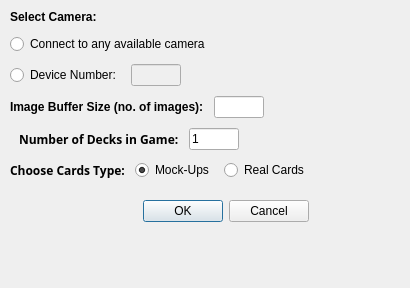
<?xml version="1.0" encoding="UTF-8"?>
<ui version="4.0">
 <class>CameraConnectDialog</class>
 <widget class="QDialog" name="CameraConnectDialog">
  <property name="geometry">
   <rect>
    <x>0</x>
    <y>0</y>
    <width>410</width>
    <height>288</height>
   </rect>
  </property>
  <property name="sizePolicy">
   <sizepolicy hsizetype="Maximum" vsizetype="Maximum">
    <horstretch>0</horstretch>
    <verstretch>0</verstretch>
   </sizepolicy>
  </property>
  <property name="minimumSize">
   <size>
    <width>410</width>
    <height>275</height>
   </size>
  </property>
  <property name="maximumSize">
   <size>
    <width>16777215</width>
    <height>288</height>
   </size>
  </property>
  <property name="windowTitle">
   <string>Connect to Camera</string>
  </property>
  <widget class="QWidget" name="layoutWidget">
   <property name="geometry">
    <rect>
     <x>10</x>
     <y>10</y>
     <width>391</width>
     <height>325</height>
    </rect>
   </property>
   <layout class="QVBoxLayout" name="verticalLayout">
    <property name="spacing">
     <number>10</number>
    </property>
    <property name="sizeConstraint">
     <enum>QLayout::SetFixedSize</enum>
    </property>
    <item>
     <widget class="QLabel" name="label_1">
      <property name="font">
       <font>
        <weight>75</weight>
        <bold>true</bold>
       </font>
      </property>
      <property name="text">
       <string>Select Camera:</string>
      </property>
     </widget>
    </item>
    <item>
     <widget class="QRadioButton" name="anyCameraButton">
      <property name="text">
       <string>Connect to any available camera</string>
      </property>
      <property name="checked">
       <bool>true</bool>
      </property>
     </widget>
    </item>
    <item>
     <layout class="QHBoxLayout" name="horizontalLayout_2">
      <item>
       <widget class="QRadioButton" name="deviceNumberButton">
        <property name="text">
         <string>Device Number:</string>
        </property>
       </widget>
      </item>
      <item>
       <widget class="QLineEdit" name="deviceNumberEdit">
        <property name="enabled">
         <bool>false</bool>
        </property>
        <property name="sizePolicy">
         <sizepolicy hsizetype="Fixed" vsizetype="Fixed">
          <horstretch>0</horstretch>
          <verstretch>0</verstretch>
         </sizepolicy>
        </property>
        <property name="minimumSize">
         <size>
          <width>50</width>
          <height>0</height>
         </size>
        </property>
        <property name="maximumSize">
         <size>
          <width>50</width>
          <height>16777215</height>
         </size>
        </property>
       </widget>
      </item>
      <item>
       <spacer name="horizontalSpacer_1">
        <property name="orientation">
         <enum>Qt::Horizontal</enum>
        </property>
        <property name="sizeHint" stdset="0">
         <size>
          <width>40</width>
          <height>20</height>
         </size>
        </property>
       </spacer>
      </item>
     </layout>
    </item>
    <item>
     <layout class="QHBoxLayout" name="horizontalLayout">
      <item>
       <widget class="QLabel" name="label_2">
        <property name="font">
         <font>
          <weight>75</weight>
          <bold>true</bold>
         </font>
        </property>
        <property name="text">
         <string>Image Buffer Size (no. of images):</string>
        </property>
       </widget>
      </item>
      <item>
       <widget class="QLineEdit" name="imageBufferSizeEdit">
        <property name="sizePolicy">
         <sizepolicy hsizetype="Minimum" vsizetype="Fixed">
          <horstretch>0</horstretch>
          <verstretch>0</verstretch>
         </sizepolicy>
        </property>
        <property name="minimumSize">
         <size>
          <width>50</width>
          <height>0</height>
         </size>
        </property>
        <property name="maximumSize">
         <size>
          <width>50</width>
          <height>16777215</height>
         </size>
        </property>
       </widget>
      </item>
      <item>
       <spacer name="horizontalSpacer_2">
        <property name="orientation">
         <enum>Qt::Horizontal</enum>
        </property>
        <property name="sizeHint" stdset="0">
         <size>
          <width>40</width>
          <height>20</height>
         </size>
        </property>
       </spacer>
      </item>
     </layout>
    </item>
    <item>
     <layout class="QHBoxLayout" name="horizontalLayout_5">
      <property name="leftMargin">
       <number>9</number>
      </property>
      <item>
       <widget class="QLabel" name="label_3">
        <property name="font">
         <font>
          <family>Aharoni CLM</family>
          <weight>75</weight>
          <bold>true</bold>
         </font>
        </property>
        <property name="text">
         <string>Number of Decks in Game:</string>
        </property>
       </widget>
      </item>
      <item>
       <widget class="QLineEdit" name="numDecksInput">
        <property name="maximumSize">
         <size>
          <width>50</width>
          <height>16777215</height>
         </size>
        </property>
        <property name="inputMethodHints">
         <set>Qt::ImhDigitsOnly</set>
        </property>
        <property name="text">
         <string>1</string>
        </property>
        <property name="maxLength">
         <number>10</number>
        </property>
       </widget>
      </item>
      <item>
       <spacer name="horizontalSpacer">
        <property name="orientation">
         <enum>Qt::Horizontal</enum>
        </property>
        <property name="sizeHint" stdset="0">
         <size>
          <width>40</width>
          <height>20</height>
         </size>
        </property>
       </spacer>
      </item>
     </layout>
    </item>
    <item>
     <layout class="QHBoxLayout" name="horizontalLayout_3">
      <item>
       <widget class="QLabel" name="label">
        <property name="font">
         <font>
          <family>Aharoni CLM</family>
          <weight>75</weight>
          <bold>true</bold>
         </font>
        </property>
        <property name="text">
         <string>Choose Cards Type:</string>
        </property>
       </widget>
      </item>
      <item>
       <widget class="QRadioButton" name="mockUpRadio">
        <property name="text">
         <string>Mock-Ups</string>
        </property>
        <property name="checked">
         <bool>true</bool>
        </property>
        <attribute name="buttonGroup">
         <string>buttonGroup</string>
        </attribute>
       </widget>
      </item>
      <item>
       <widget class="QRadioButton" name="RealCardsRadio">
        <property name="text">
         <string>Real Cards</string>
        </property>
        <attribute name="buttonGroup">
         <string>buttonGroup</string>
        </attribute>
       </widget>
      </item>
     </layout>
    </item>
    <item>
     <spacer name="verticalSpacer">
      <property name="orientation">
       <enum>Qt::Vertical</enum>
      </property>
      <property name="sizeHint" stdset="0">
       <size>
        <width>20</width>
        <height>10</height>
       </size>
      </property>
     </spacer>
    </item>
    <item>
     <widget class="QDialogButtonBox" name="okCancelBox">
      <property name="orientation">
       <enum>Qt::Horizontal</enum>
      </property>
      <property name="standardButtons">
       <set>QDialogButtonBox::Cancel|QDialogButtonBox::Ok</set>
      </property>
     </widget>
    </item>
   </layout>
  </widget>
 </widget>
 <tabstops>
  <tabstop>anyCameraButton</tabstop>
  <tabstop>deviceNumberButton</tabstop>
  <tabstop>deviceNumberEdit</tabstop>
  <tabstop>imageBufferSizeEdit</tabstop>
  <tabstop>okCancelBox</tabstop>
 </tabstops>
 <resources/>
 <connections>
  <connection>
   <sender>okCancelBox</sender>
   <signal>accepted()</signal>
   <receiver>CameraConnectDialog</receiver>
   <slot>accept()</slot>
   <hints>
    <hint type="sourcelabel">
     <x>430</x>
     <y>136</y>
    </hint>
    <hint type="destinationlabel">
     <x>157</x>
     <y>274</y>
    </hint>
   </hints>
  </connection>
  <connection>
   <sender>okCancelBox</sender>
   <signal>rejected()</signal>
   <receiver>CameraConnectDialog</receiver>
   <slot>reject()</slot>
   <hints>
    <hint type="sourcelabel">
     <x>430</x>
     <y>136</y>
    </hint>
    <hint type="destinationlabel">
     <x>286</x>
     <y>274</y>
    </hint>
   </hints>
  </connection>
  <connection>
   <sender>anyCameraButton</sender>
   <signal>clicked(bool)</signal>
   <receiver>deviceNumberEdit</receiver>
   <slot>setDisabled(bool)</slot>
   <hints>
    <hint type="sourcelabel">
     <x>205</x>
     <y>38</y>
    </hint>
    <hint type="destinationlabel">
     <x>217</x>
     <y>67</y>
    </hint>
   </hints>
  </connection>
  <connection>
   <sender>deviceNumberButton</sender>
   <signal>clicked(bool)</signal>
   <receiver>deviceNumberEdit</receiver>
   <slot>setEnabled(bool)</slot>
   <hints>
    <hint type="sourcelabel">
     <x>130</x>
     <y>93</y>
    </hint>
    <hint type="destinationlabel">
     <x>281</x>
     <y>93</y>
    </hint>
   </hints>
  </connection>
 </connections>
 <buttongroups>
  <buttongroup name="buttonGroup"/>
 </buttongroups>
</ui>
